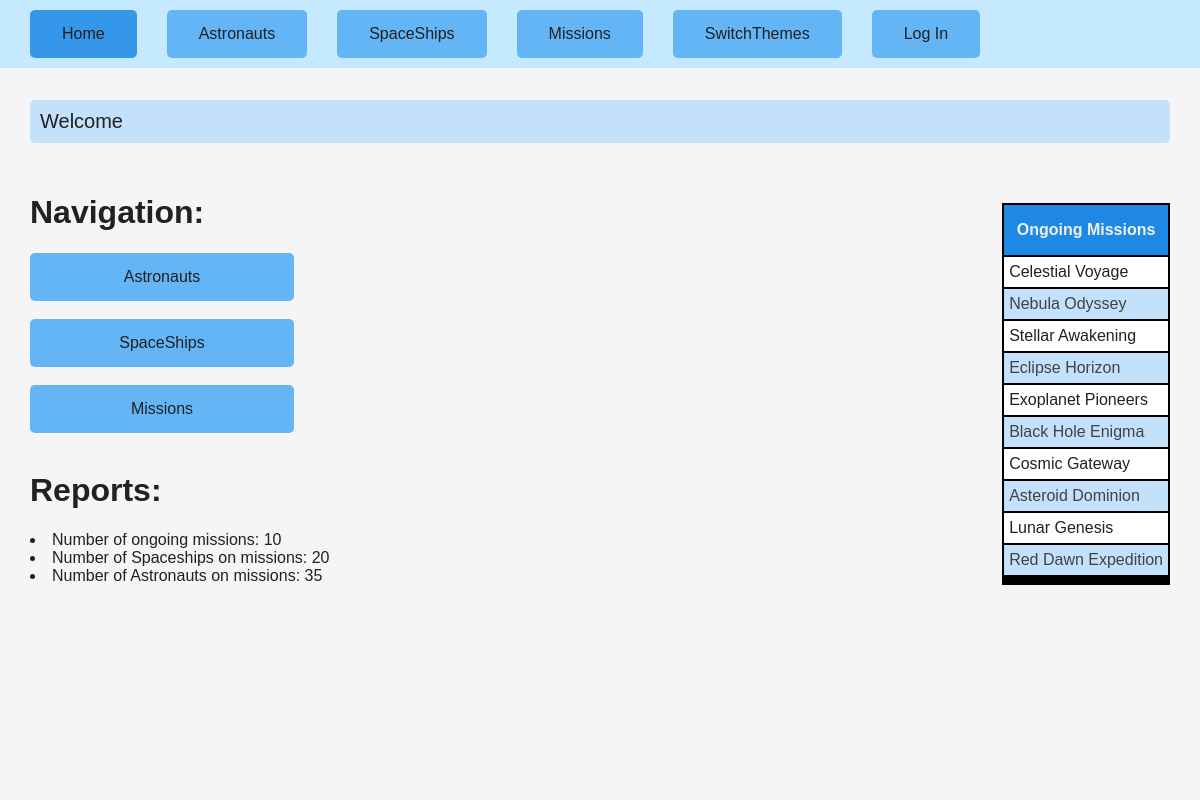
/php/index.php, run on the app's committed database.
### tables this page shows
CREATE TABLE IF NOT EXISTS `missions` (
  `id` INT UNSIGNED NOT NULL AUTO_INCREMENT,
  `title` VARCHAR(45) NOT NULL,
  `description` VARCHAR(200) NULL,
  `start_date` DATE NOT NULL,
  `end_date` DATE NULL,
  `status` ENUM('planned', 'in_progress', 'completed', 'cancelled') NULL DEFAULT 'planned',
  `launch_location` VARCHAR(200) NULL,
  `destination` VARCHAR(200) NULL,
  `image_url` VARCHAR(200) NULL,
  PRIMARY KEY (`id`));

### php/index.php (the view, shortened to what this page needs)
<?php
require_once "db.php";
$username = $_SESSION['user']["username"] ?? "";
?>
<html !DOCTYPE>
<html lang="hu">
    <head>
        <?php include("style.php")?>
    </head>
    <body class="<?= $_SESSION["theme"] ?>">
        <canvas></canvas>
        <?php include "navbar.php" ?>
        <div class="home-topbar">
            <div>Welcome <?= $username ?></div>
        </div>
        <div class="home-content">
            <div>
                <h1>
                    Navigation:
                </h1>
                <a class="button" href="astronauts.php">Astronauts</a><br><br>
                <a class="button" href="spaceships.php">SpaceShips</a><br><br>
                <a class="button" href="missions.php">Missions</a><br><br>
                <ul>
                    <h1>
                        Reports:
                    </h1>
                </ul>
                <li>
                    Number of ongoing missions: <?= $db->query("SELECT count(id) as count FROM missions")->fetchObject()->count; ?>
                </li>
                <li>
                    Number of Spaceships on missions: <?= $db->query("SELECT count(id) as count FROM spaceships WHERE missions_id IS NOT NULL")->fetchObject()->count; ?>
                </li>
                <li>
                    Number of Astronauts on missions: <?= $db->query(
                        "SELECT count(astronauts.id) AS count FROM astronauts " .
                        "JOIN spaceships ON astronauts.spaceships_id = spaceships.id " .
                        "WHERE astronauts.spaceships_id IS NOT NULL AND spaceships.missions_id IS NOT NULL"
                    )->fetchObject()->count; ?>
                </li>
            </div>
            <table id="scaleButton">
                <tr>
                    <th>
                        <div class="th-content">
                            <div>Ongoing Missions</div>
                    </th>
                </tr>
                <?php
                    $query = $db->query("SELECT title FROM missions");
                    while($result = $query->fetchObject()):?>
                        <tr>
                            <td>
                                <?= $result->title ?>
                            </td>
                        </tr>
                <?php endwhile; ?>
            </table>
        </div>
    </body>
</html>

### css/light_theme.css (style rules this page uses)
body { font-family: Arial, Helvetica, sans-serif; background-color: #f5f5f5; color: #212121; margin: 0%; }
table { background-color: black; margin-left: 30px; margin-top: 30px; border-spacing: 2px; }
th { background-color: #1e88e5; color: #f0f0f0; height: 50px; padding-left: 10px; padding-right: 10px; }
.th-content { display: flex; align-items: center; justify-content: center; }
td { text-align: left; height: 30px; padding-left: 5px; padding-right: 5px; }
tr { padding: 0%; }
tr:nth-child(even) { background-color: #ffffff; }
tr:nth-child(odd) { background-color: #c3e1fa; color: #424242; }
canvas { width: 100vw; height: 100vh; display: block; position: fixed; top: 0; left: 0; z-index: -9999; }
.button { border: none; color: #202020; padding: 15px 32px; text-align: center; text-decoration: none; display: inline-block; font-size: 16px; background-color: #64b5f6; cursor: pointer; border-radius: 5px; }
.home-topbar { align-items: center; margin: 30px; padding: 10px; background-color: #c3e1fa; font-size: 20; border-radius: 5px; }
.home-content { margin-left: 30px; display: flex; justify-content: space-between; }
.home-content table { margin-left: 0; margin-right: 30px; display: inline-flex; justify-content: flex-end; }
.home-content .button { margin: 0; width: 200px; }
ul { margin: 0; padding-inline-start: 0; }

### data on the page
missions: title "Celestial Voyage"
missions: title "Nebula Odyssey"
missions: title "Stellar Awakening"
missions: title "Eclipse Horizon"
missions: title "Exoplanet Pioneers"
missions: title "Black Hole Enigma"
missions: title "Cosmic Gateway"
missions: title "Asteroid Dominion"
missions: title "Lunar Genesis"
missions: title "Red Dawn Expedition"

### other printed values
$title "Home"
$title "Astronauts"
$title "SpaceShips"
$title "Missions"
$title "SwitchThemes"
$title "Log In"
